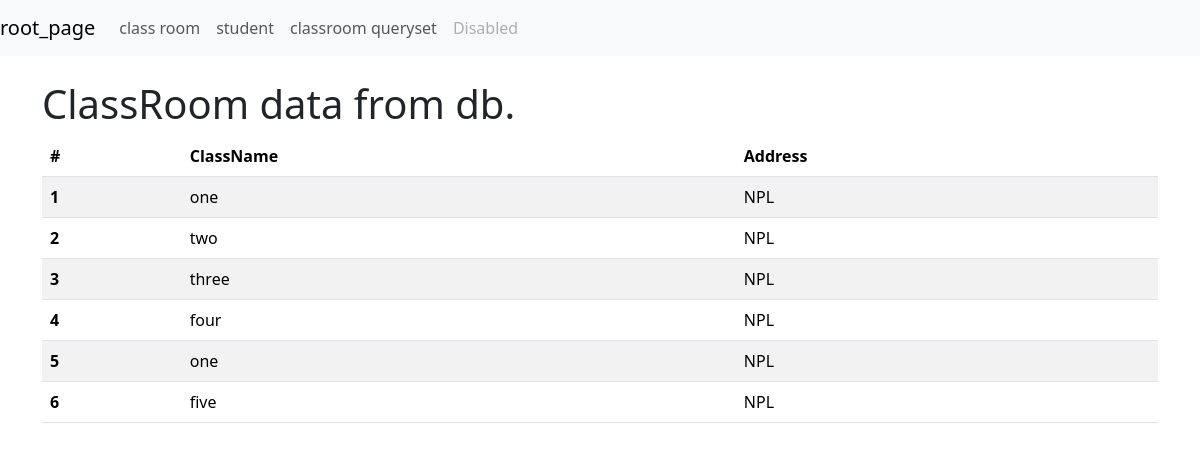
The app's page /classroom-qs/ with its own data.
### myapp/models.py (models this page shows, shortened)
class ClassRoom(models.Model):
    name=models.CharField(max_length = 20)
    address=models.CharField(max_length=50)

### myapp/views.py (the view)
# urls.py: path("classroom-qs/",classroomqs,name="classroom_qs"),
def classroomqs(request):
    classrooms= ClassRoom.objects.all()
    return render(request, template_name='myapp/classroom_qs.html', context={"classrooms":classrooms})

### myapp/templates/myapp/classroom_qs.html
{% extends 'myapp/temp_inherit.html' %}  #template inheritance
{% block content %}
<h1> ClassRoom data from db.</h1>
<table class="table table-striped">
    <thead>
      <tr>
        <th scope="col">#</th>
        <th scope="col">ClassName</th>
        <th scope="col">Address</th>
      </tr>
    </thead>
    <tbody>
        {% for classroom in classrooms %}
      <tr>
        <th scope="row">{{ forloop.counter }}</th>
        <td>{{ classroom.name}}</td>
        <td>{{ classroom.address}}</td>
      </tr>
      {% endfor %}
    </tbody>
  </table>
{% endblock %}

### myapp/templates/myapp/temp_inherit.html (shortened to what this page needs)
<!DOCTYPE html>
<html lang="en">
<head>
    <link href="https://cdn.jsdelivr.net/npm/bootstrap@5.3.3/dist/css/bootstrap.min.css" rel="stylesheet">
</head>
<body class = "conatiner-fluid">
    <nav class="navbar navbar-expand-lg navbar-light bg-light">
        <a class="navbar-brand" href="{%url 'root_page' %}">root_page</a>
        <div class="collapse navbar-collapse" id="navbarSupportedContent">
          <ul class="navbar-nav mr-auto">
            <li class="nav-item active">
              <a class="nav-link" href="{% url 'classroom' %}">class room </a>
            </li>
            <li class="nav-item">
              <a class="nav-link" href="#">student</a>
            </li>
            <li class="nav-item">
              <a class="nav-link" href="{% url 'classroom_qs' %}">classroom queryset
              </a>
            </li>
            <li class="nav-item">
              <a class="nav-link disabled" href="#">Disabled</a>
            </li>
          </ul>
        </div>
      </nav>
<br>
<div class="container">
{% block content %}
{% endblock %}
</div>
</body>
</html>

### records on screen
ClassRoom: name "one", address "NPL"
ClassRoom: name "two", address "NPL"
ClassRoom: name "three", address "NPL"
ClassRoom: name "four", address "NPL"
ClassRoom: name "one", address "NPL"
ClassRoom: name "five", address "NPL"
